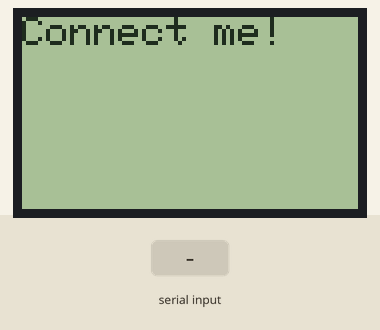
Recording of a sketch running on a simulated Arduino Uno, built with avr-gcc and run on an emulated ATmega328P. Parts: 84×48 one-colour display. The test bench sets the inputs (shaded band).

Above: at 2.2 s.
2.3 s: "90,45\n" received over Serial
At 3.0 s:
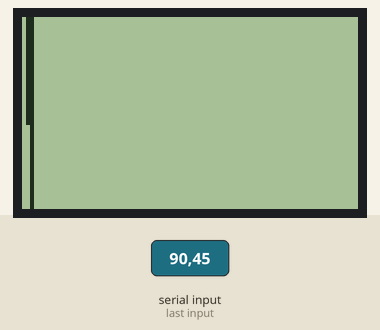
3.8 s: "30,150\n" received over Serial
At 4.4 s:
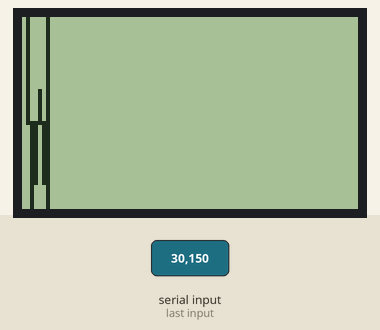
Timing chart, 0 to 6.8 s (numbered marks = the images above; inputs shaded):
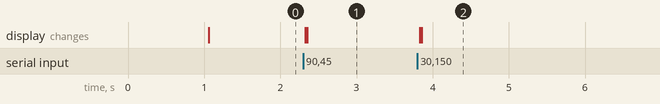

Measured:
- after the input at 2.3 s, the display: first changes at once (image 1 shows a later state)
- after the input at 3.8 s, the display: first changes at once (image 2 shows a later state)

The sketch:

display.ino
```cpp
#include <Adafruit_GFX.h>
#include <Adafruit_PCD8544.h>
Adafruit_PCD8544 display = Adafruit_PCD8544(3, 4, 5, 6, 7);
long numbers = 0;
const int timeRes = 43;
byte buff[timeRes];

int serReadInt()
{
 int i, serAva;                           // i is a counter, serAva hold number of serial available
 char inputBytes [7];                 // Array hold input bytes
 char * inputBytesPtr = &inputBytes[0];  // Pointer to the first element of the array

 if (Serial.available()>0)            // Check to see if there are any serial input
 {
   delay(5);                              // Delay for terminal to finish transmitted
                                              // 5mS work great for 9600 baud (increase this number for slower baud)
   serAva = Serial.available();  // Read number of input bytes
   for (i=0; i<serAva; i++)       // Load input bytes into array
     inputBytes[i] = Serial.read();
   inputBytes[i] =  '\0';             // Put NULL character at the end
   return atoi(inputBytesPtr);    // Call atoi function and return result
 }
 else
   return -1;                           // Return -1 if there is no input
}

void setup() {
    Serial.begin(9600);

    // инициализация и очистка дисплея
    display.begin();
    display.clearDisplay();
    display.display();

    display.setContrast(10); // установка контраста
    delay(1000);
    display.setTextSize(1);  // установка размера шрифта
    display.setTextColor(BLACK); // установка цвета текста
    display.setCursor(0,0); // установка позиции курсора

    display.println("Connect me!");
    display.display();

    for(int i = 0; i < timeRes; i++)
      buff[i] = 0;
}

void loop() {
  String msg;

  if(Serial.available())
  {
    int x = serReadInt();
    buff[numbers%timeRes] = x;
    display.clearDisplay();

    display.drawLine(((numbers%timeRes)+1)*2-2, 0, ((numbers%timeRes)+1)*2-2, 48, BLACK);
    for(int i = 0; i < timeRes; i++)
    {
      if(i != 0 && i != (numbers%timeRes)+1 && i != (numbers%timeRes)+2)
        display.drawLine(i*2-2, 48-buff[i-1], i*2, 48-buff[i], BLACK);
        display.drawLine(i*2-2, 48-buff[i-1]+1, i*2, 48-buff[i]+1, BLACK);
      //display.drawPixel(i*2, 48-buff[i], BLACK);
      //display.drawPixel(i*2, 48-(buff[i]+1), BLACK);
    }
    display.display();

    numbers++;
  }


}
```
